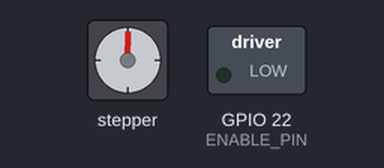
This program was run on a simulated Raspberry Pi (BCM pin numbers). Shown: stepper motor, switched loads named in the program (green lamp = pin HIGH). Pins used as bus, display or sensor lines are not drawn; what the program prints to the terminal is not drawn.

Above: at 0.1 s.
At 9.9 s:
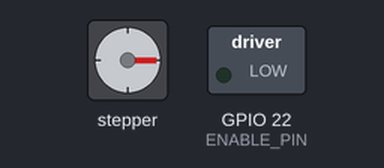
At 19.9 s:
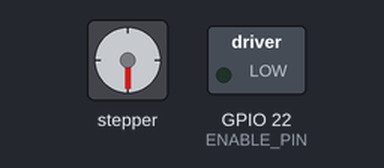
At 39.7 s:
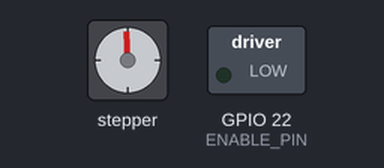
Timing chart, 0 to 40.0 s (numbered marks = the images above):
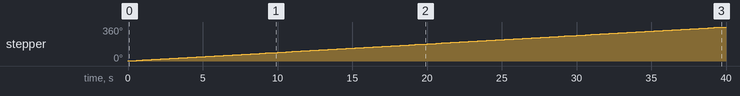

Measured:
- by itself, stepper: keeps turning clockwise at about 9°/s

The program:

stepper_test.py
```python
import RPi.GPIO as GPIO
import time

# Pin definitions
DIR_PIN = 27    # GPIO27, direction pin
STEP_PIN = 17   # GPIO17, step pin
ENABLE_PIN = 22 # GPIO22, enable pin

# GPIO setup
GPIO.setmode(GPIO.BCM)
GPIO.setup(DIR_PIN, GPIO.OUT)
GPIO.setup(STEP_PIN, GPIO.OUT)
GPIO.setup(ENABLE_PIN, GPIO.OUT)

# Enable the motor driver
GPIO.output(ENABLE_PIN, GPIO.LOW)  # LOW enables the motor

# Motor parameters
steps_per_revolution = 200  # Full steps for 360ï¿½ rotation (1.8ï¿½ per step)
step_delay = 0.1           # Delay between steps in seconds (adjust for speed)

# Function to rotate motor
def rotate_motor(steps, direction, delay):
    GPIO.output(DIR_PIN, direction)
    for _ in range(steps):
        GPIO.output(STEP_PIN, GPIO.HIGH)
        time.sleep(delay)
        GPIO.output(STEP_PIN, GPIO.LOW)
        time.sleep(delay)

try:
    print("Rotating motor 360 degrees in clockwise direction.")
    rotate_motor(steps_per_revolution, GPIO.HIGH, step_delay)  # Clockwise
    time.sleep(1)  # Pause for 1 second

    print("Rotating motor 360 degrees in counter-clockwise direction.")
    rotate_motor(steps_per_revolution, GPIO.LOW, step_delay)  # Counter-clockwise

except KeyboardInterrupt:
    print("Exiting...")
finally:
    GPIO.cleanup()
```
